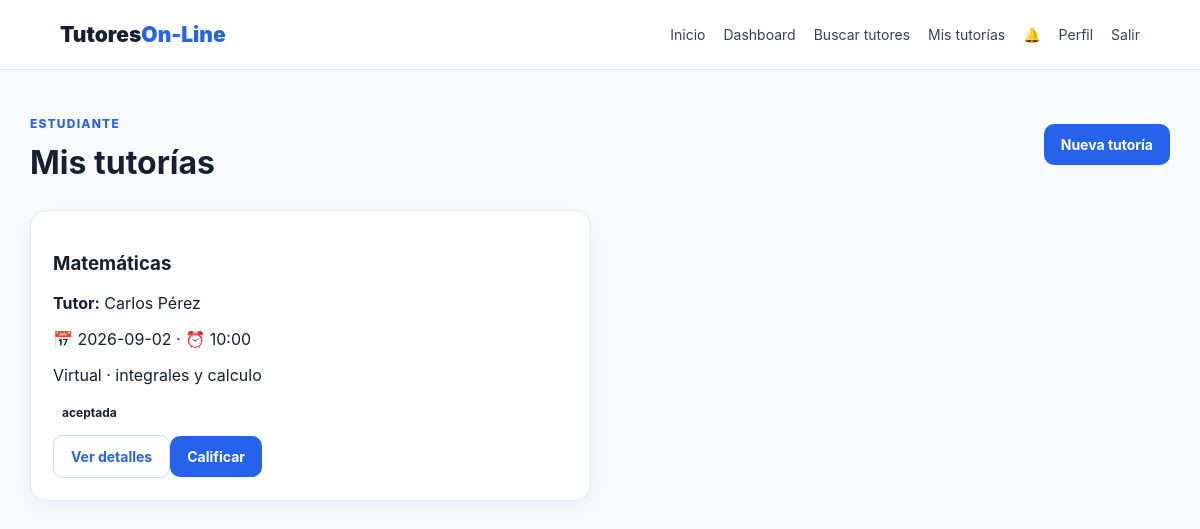
The page /mis-tutorias (signed in) on the database its author committed.
### tables this page shows
CREATE TABLE tutorias(id INTEGER PRIMARY KEY AUTOINCREMENT, estudiante_id INTEGER NOT NULL,
      tutor_id INTEGER NOT NULL, materia_id INTEGER, fecha TEXT NOT NULL, hora TEXT NOT NULL,
      duracion INTEGER DEFAULT 60, modalidad TEXT NOT NULL, tema TEXT DEFAULT '', estado TEXT DEFAULT 'pendiente',
      enlace_virtual TEXT DEFAULT '', creada_en TEXT DEFAULT CURRENT_TIMESTAMP,
      FOREIGN KEY(estudiante_id) REFERENCES usuarios(id), FOREIGN KEY(tutor_id) REFERENCES tutores(id),
      FOREIGN KEY(materia_id) REFERENCES materias(id));

CREATE TABLE materias(id INTEGER PRIMARY KEY AUTOINCREMENT, nombre TEXT UNIQUE NOT NULL);

CREATE TABLE usuarios(
      id INTEGER PRIMARY KEY AUTOINCREMENT, nombre TEXT NOT NULL, apellido TEXT NOT NULL,
      correo TEXT UNIQUE NOT NULL, password TEXT NOT NULL,
      rol TEXT NOT NULL CHECK(rol IN ('estudiante','tutor','admin')),
      ciudad TEXT DEFAULT '', nivel TEXT DEFAULT '', foto TEXT DEFAULT '', activo INTEGER DEFAULT 1,
      creado_en TEXT DEFAULT CURRENT_TIMESTAMP);

### app.py (the view)
@app.route('/mis-tutorias')
@login_required
@role_required('estudiante')
def mis_tutorias():
    c=db(); rows=c.execute('''SELECT s.*,u.nombre,u.apellido,m.nombre materia FROM tutorias s JOIN tutores t ON t.id=s.tutor_id
      JOIN usuarios u ON u.id=t.usuario_id LEFT JOIN materias m ON m.id=s.materia_id WHERE s.estudiante_id=? ORDER BY s.fecha,s.hora DESC''',(session['usuario_id'],)).fetchall(); c.close(); return render_template('mis_tutorias.html',tutorias=rows,rol='estudiante')

### app.py (called while the page is built)
def db():
    c = sqlite3.connect(DATABASE)
    c.row_factory = sqlite3.Row
    c.execute('PRAGMA foreign_keys = ON')
    return c

def login_required(f):
    @wraps(f)
    def wrap(*a,**kw):
        if not session.get('usuario_id'):
            flash('Debes iniciar sesión para continuar.','warning'); return redirect(url_for('login'))
        return f(*a,**kw)
    return wrap

def role_required(*roles):
    def deco(f):
        @wraps(f)
        def wrap(*a,**kw):
            if session.get('rol') not in roles:
                flash('No tienes permisos para acceder a esta sección.','danger'); return redirect(url_for('dashboard'))
            return f(*a,**kw)
        return wrap
    return deco

@app.context_processor
def inject_globals():
    count=0
    if session.get('usuario_id'):
        c=db(); count=c.execute('SELECT COUNT(*) FROM notificaciones WHERE usuario_id=? AND leida=0',(session['usuario_id'],)).fetchone()[0]; c.close()
    return {'notification_count':count, 'today':date.today().isoformat()}

### templates/mis_tutorias.html
{% extends 'base.html' %}{% block title %}Mis tutorías{% endblock %}{% block content %}<div class="pagehead"><div><p class="eyebrow">ESTUDIANTE</p><h1>Mis tutorías</h1></div><a class="btn primary" href="{{url_for('tutores')}}">Nueva tutoría</a></div><div class="grid two">{% for s in tutorias %}<div class="card"><h3>{{s['materia'] or 'Tutoría'}}</h3><p><b>Tutor:</b> {{s['nombre']}} {{s['apellido']}}</p><p>📅 {{s['fecha']}} · ⏰ {{s['hora']}}</p><p>{{s['modalidad']}} · {{s['tema']}}</p><span class="status {{s['estado']}}">{{s['estado']}}</span><div style="margin-top:14px"><a class="btn secondary" href="{{url_for('detalle_tutoria',tutoria_id=s['id'])}}">Ver detalles</a>{% if s['estado']=='aceptada' %}<a class="btn primary" href="{{url_for('calificar',tutoria_id=s['id'])}}">Calificar</a>{% endif %}</div></div>{% else %}<div class="card"><h3>No tienes tutorías.</h3><p>Busca un tutor para comenzar.</p></div>{% endfor %}</div>{% endblock %}

### static/css/style.css (style rules this page uses)
* { box-sizing:border-box }
body { margin:0;font-family:Inter,Arial,sans-serif;background:#f8fafc;color:#172033 }
.navbtn,.btn.primary { background:#2563eb!important;color:#fff!important }
.eyebrow { font-size:12px;color:#2563eb;font-weight:800;letter-spacing:1.2px }
.btn { display:inline-block;padding:12px 17px;border:0;border-radius:10px;text-decoration:none;font-weight:700;cursor:pointer;font-size:14px }
.btn.secondary { background:#fff;border:1px solid #bfdbfe;color:#2563eb }
.card,.hero-card,.auth-card,.filter-box,.tutor-card,.stat,.searchbox { background:#fff;border:1px solid #e2e8f0;border-radius:16px;padding:22px;box-shadow:0 7px 24px #0f172a0b }
.grid { display:grid;gap:18px }
.two { grid-template-columns:repeat(2,1fr) }
.pagehead { display:flex;justify-content:space-between;align-items:center;gap:20px;margin-bottom:25px }
.pagehead h1 { margin:3px 0 }
.status { padding:4px 9px;border-radius:20px;font-size:12px;font-weight:700 }

### rows shown on the page
tutorias: nombre "Matemáticas", nombre "Carlos", apellido "Pérez", fecha "2026-09-02", hora "10:00", modalidad "Virtual", tema "integrales y calculo", estado "aceptada"
